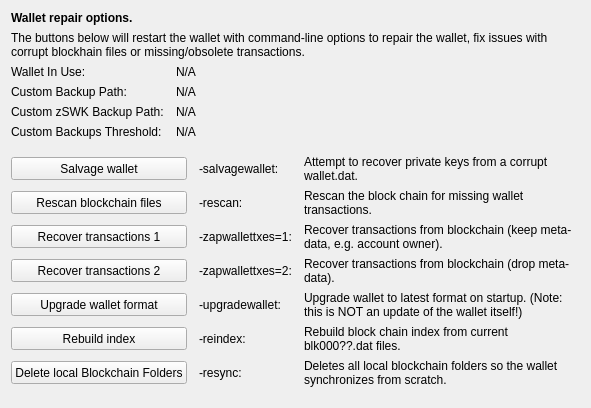
     <widget class="QWidget" name="tab_repair">
      <attribute name="title">
       <string>&amp;Wallet Repair</string>
      </attribute>
      <layout class="QGridLayout" name="gridLayout_4" columnstretch="0,0,0,0">
       <property name="horizontalSpacing">
        <number>12</number>
       </property>
       <item row="0" column="0" colspan="4">
        <widget class="QLabel" name="label_repair_header">
         <property name="font">
          <font>
           <weight>75</weight>
           <bold>true</bold>
          </font>
         </property>
         <property name="text">
          <string>Wallet repair options.</string>
         </property>
        </widget>
       </item>
       <item row="1" column="0" colspan="4">
        <widget class="QLabel" name="label_repair_helptext">
         <property name="font">
          <font>
           <weight>50</weight>
           <bold>false</bold>
          </font>
         </property>
         <property name="text">
          <string>The buttons below will restart the wallet with command-line options to repair the wallet, fix issues with corrupt blockhain files or missing/obsolete transactions.</string>
         </property>
         <property name="wordWrap">
          <bool>true</bool>
         </property>
        </widget>
       </item>
       <item row="2" column="0">
        <widget class="QLabel" name="wallet_path_label">
         <property name="text">
          <string>Wallet In Use:</string>
         </property>
        </widget>
       </item>
       <item row="2" column="1" colspan="3">
        <widget class="QLabel" name="wallet_path">
         <property name="cursor">
          <cursorShape>IBeamCursor</cursorShape>
         </property>
         <property name="text">
          <string>N/A</string>
         </property>
         <property name="textFormat">
          <enum>Qt::PlainText</enum>
         </property>
         <property name="textInteractionFlags">
          <set>Qt::LinksAccessibleByMouse|Qt::TextSelectableByKeyboard|Qt::TextSelectableByMouse</set>
         </property>
        </widget>
       </item>
       <item row="3" column="0">
        <widget class="QLabel" name="wallet_custombackuppath_label">
         <property name="text">
          <string>Custom Backup Path:</string>
         </property>
         <property name="visible">
          <bool>false</bool>
         </property>
        </widget>
       </item>
       <item row="3" column="1" colspan="3">
        <widget class="QLabel" name="wallet_custombackuppath">
         <property name="cursor">
          <cursorShape>IBeamCursor</cursorShape>
         </property>
         <property name="text">
          <string>N/A</string>
         </property>
         <property name="textFormat">
          <enum>Qt::PlainText</enum>
         </property>
         <property name="textInteractionFlags">
          <set>Qt::LinksAccessibleByMouse|Qt::TextSelectableByKeyboard|Qt::TextSelectableByMouse</set>
         </property>
         <property name="visible">
          <bool>false</bool>
         </property>
        </widget>
       </item>
       <item row="4" column="0">
        <widget class="QLabel" name="wallet_customzswkbackuppath_label">
         <property name="text">
          <string>Custom zSWK Backup Path:</string>
         </property>
         <property name="visible">
          <bool>false</bool>
         </property>
        </widget>
       </item>
       <item row="4" column="1" colspan="3">
        <widget class="QLabel" name="wallet_customzswkbackuppath">
         <property name="cursor">
          <cursorShape>IBeamCursor</cursorShape>
         </property>
         <property name="text">
          <string>N/A</string>
         </property>
         <property name="textFormat">
          <enum>Qt::PlainText</enum>
         </property>
         <property name="textInteractionFlags">
          <set>Qt::LinksAccessibleByMouse|Qt::TextSelectableByKeyboard|Qt::TextSelectableByMouse</set>
         </property>
         <property name="visible">
          <bool>false</bool>
         </property>
        </widget>
       </item>
       <item row="5" column="0">
        <widget class="QLabel" name="wallet_custombackupthreshold_label">
         <property name="text">
          <string>Custom Backups Threshold:</string>
         </property>
         <property name="visible">
          <bool>false</bool>
         </property>
        </widget>
       </item>
       <item row="5" column="1" colspan="3">
        <widget class="QLabel" name="wallet_custombackupthreshold">
         <property name="cursor">
          <cursorShape>IBeamCursor</cursorShape>
         </property>
         <property name="text">
          <string>N/A</string>
         </property>
         <property name="textFormat">
          <enum>Qt::PlainText</enum>
         </property>
         <property name="textInteractionFlags">
          <set>Qt::LinksAccessibleByMouse|Qt::TextSelectableByKeyboard|Qt::TextSelectableByMouse</set>
         </property>
         <property name="visible">
          <bool>false</bool>
         </property>
        </widget>
       </item>
       <item row="6" column="0">
        <spacer name="verticalSpacer_repair1">
         <property name="orientation">
          <enum>Qt::Vertical</enum>
         </property>
         <property name="sizeHint" stdset="0">
          <size>
           <width>10</width>
           <height>10</height>
          </size>
         </property>
        </spacer>
       </item>
       <item row="7" column="0" colspan="2">
        <widget class="QPushButton" name="btn_salvagewallet">
         <property name="minimumSize">
          <size>
           <width>100</width>
           <height>23</height>
          </size>
         </property>
         <property name="text">
          <string>Salvage wallet</string>
         </property>
        </widget>
       </item>
       <item row="7" column="2">
        <widget class="QLabel" name="label_repair_salvage_command">
         <property name="text">
          <string notr="true">-salvagewallet:</string>
         </property>
        </widget>
       </item>
       <item row="7" column="3">
        <widget class="QLabel" name="label_repair_salvage">
         <property name="text">
          <string>Attempt to recover private keys from a corrupt wallet.dat.</string>
         </property>
         <property name="wordWrap">
          <bool>true</bool>
         </property>
        </widget>
       </item>
       <item row="8" column="0" colspan="2">
        <widget class="QPushButton" name="btn_rescan">
         <property name="minimumSize">
          <size>
           <width>100</width>
           <height>23</height>
          </size>
         </property>
         <property name="text">
          <string>Rescan blockchain files</string>
         </property>
        </widget>
       </item>
       <item row="8" column="2">
        <widget class="QLabel" name="label_repair_rescan_command">
         <property name="text">
          <string notr="true">-rescan:</string>
         </property>
        </widget>
       </item>
       <item row="8" column="3">
        <widget class="QLabel" name="label_repair_rescan">
         <property name="text">
          <string>Rescan the block chain for missing wallet transactions.</string>
         </property>
         <property name="wordWrap">
          <bool>true</bool>
         </property>
        </widget>
       </item>
       <item row="9" column="0" colspan="2">
        <widget class="QPushButton" name="btn_zapwallettxes1">
         <property name="minimumSize">
          <size>
           <width>100</width>
           <height>23</height>
          </size>
         </property>
         <property name="text">
          <string>Recover transactions 1</string>
         </property>
        </widget>
       </item>
       <item row="9" column="2">
        <widget class="QLabel" name="label_repair_zap1_command">
         <property name="text">
          <string notr="true">-zapwallettxes=1:</string>
         </property>
        </widget>
       </item>
       <item row="9" column="3">
        <widget class="QLabel" name="label_repair_zap1">
         <property name="text">
          <string>Recover transactions from blockchain (keep meta-data, e.g. account owner).</string>
         </property>
         <property name="wordWrap">
          <bool>true</bool>
         </property>
        </widget>
       </item>
       <item row="10" column="0" colspan="2">
        <widget class="QPushButton" name="btn_zapwallettxes2">
         <property name="minimumSize">
          <size>
           <width>100</width>
           <height>23</height>
          </size>
         </property>
         <property name="text">
          <string>Recover transactions 2</string>
         </property>
        </widget>
       </item>
       <item row="10" column="2">
        <widget class="QLabel" name="label_repair_zap2_command">
         <property name="text">
          <string notr="true">-zapwallettxes=2:</string>
         </property>
        </widget>
       </item>
       <item row="10" column="3">
        <widget class="QLabel" name="label_repair_zap2">
         <property name="text">
          <string>Recover transactions from blockchain (drop meta-data).</string>
         </property>
         <property name="wordWrap">
          <bool>true</bool>
         </property>
        </widget>
       </item>
       <item row="11" column="0" colspan="2">
        <widget class="QPushButton" name="btn_upgradewallet">
         <property name="minimumSize">
          <size>
           <width>100</width>
           <height>23</height>
          </size>
         </property>
         <property name="text">
          <string>Upgrade wallet format</string>
         </property>
        </widget>
       </item>
       <item row="11" column="2">
        <widget class="QLabel" name="label_repair_upgrade_command">
         <property name="text">
          <string notr="true">-upgradewallet:</string>
         </property>
        </widget>
       </item>
       <item row="11" column="3">
        <widget class="QLabel" name="label_repair_upgrade">
         <property name="text">
          <string>Upgrade wallet to latest format on startup. (Note: this is NOT an update of the wallet itself!)</string>
         </property>
         <property name="wordWrap">
          <bool>true</bool>
         </property>
        </widget>
       </item>
       <item row="12" column="0" colspan="2">
        <widget class="QPushButton" name="btn_reindex">
         <property name="minimumSize">
          <size>
           <width>100</width>
           <height>23</height>
          </size>
         </property>
         <property name="text">
          <string>Rebuild index</string>
         </property>
        </widget>
       </item>
       <item row="12" column="2">
        <widget class="QLabel" name="label_repair_reindex_command">
         <property name="text">
          <string notr="true">-reindex:</string>
         </property>
        </widget>
       </item>
       <item row="12" column="3">
        <widget class="QLabel" name="label_repair_reindex">
         <property name="text">
          <string>Rebuild block chain index from current blk000??.dat files.</string>
         </property>
         <property name="wordWrap">
          <bool>true</bool>
         </property>
        </widget>
       </item>
       <item row="13" column="0" colspan="2">
        <widget class="QPushButton" name="btn_resync">
         <property name="minimumSize">
          <size>
           <width>100</width>
           <height>23</height>
          </size>
         </property>
         <property name="text">
          <string>Delete local Blockchain Folders</string>
         </property>
        </widget>
       </item>
       <item row="13" column="2">
        <widget class="QLabel" name="label_repair_resync_command">
         <property name="text">
          <string>-resync:</string>
         </property>
        </widget>
       </item>
       <item row="13" column="3">
        <widget class="QLabel" name="label_repair_resync">
         <property name="text">
          <string>Deletes all local blockchain folders so the wallet synchronizes from scratch.</string>
         </property>
         <property name="wordWrap">
          <bool>true</bool>
         </property>
        </widget>
       </item>
       <item row="14" column="0">
        <spacer name="verticalSpacer_repair2">
         <property name="orientation">
          <enum>Qt::Vertical</enum>
         </property>
         <property name="sizeHint" stdset="0">
          <size>
           <width>20</width>
           <height>10</height>
          </size>
         </property>
        </spacer>
       </item>
      </layout>
     </widget>
